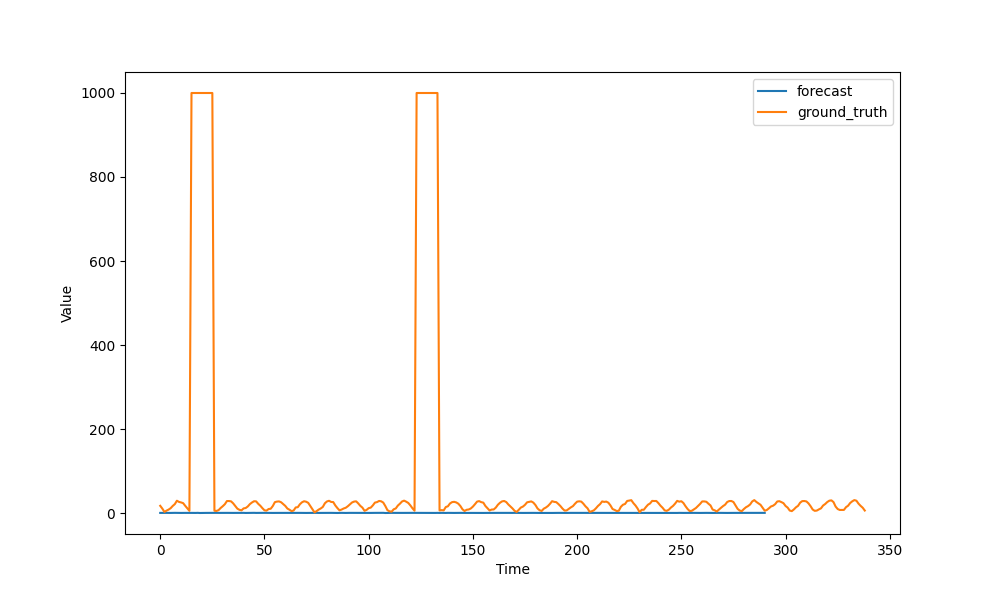

Write Python code to recreate this figure.
import sys
sys.path.append('../')

from statistics import median
from matplotlib import pyplot as plt
from Utils.Plot import Plot
from Utils.Series import Series
import numpy as np
import tensorflow as tf
import sys

# A function to read giss data from a .csv file
def get_data():
    data_file = "./station_larger.csv"
    f = open(data_file)
    data = f.read()
    f.close()
    lines = data.split('\n')
    header = lines[0].split(',')
    lines = lines[1:]
    temperatures = []
    # Loop over the data, and make it as a series of points
    for line in lines:
        if line:
            linedata = line.split(',')
            linedata = linedata[1:13]
            linedata = [float(i) for i in linedata]

            croupted_data = True
            for i in linedata:
                if i == 999.90 or i == 999.9:
                    croupted_data = True
                else:
                    croupted_data = False

            if croupted_data:
                continue

            for item in linedata:
                if item == 999.90 or item == 999.9:
                    item = median(linedata)

                temperatures.append(item)

    series = np.asarray(temperatures)
    time = np.arange(len(temperatures), dtype="float32")
    return time, series

# Split the data
time, series = get_data()
split_time = 1017 # 75% for train, 25% for validiaton
time_train = time[:split_time]
x_train = series[:split_time]
time_valid = time[split_time:]
x_valid = series[split_time:]

# Create a windowed dataset
window_size = 48  # old value was 24
batch_size = 12
shuffle_buffer_size = 48
dataset = Series.windowed_dataset(
    x_train, window_size, batch_size, shuffle_buffer_size, expand_dim=True)
valid_dataset = Series.windowed_dataset(
    x_valid, window_size, batch_size, shuffle_buffer_size, expand_dim=True)

# Build the model
model = tf.keras.models.Sequential([
    tf.keras.layers.Bidirectional(
        tf.keras.layers.GRU(100,
                            input_shape=[
                                None, 1],
                            return_sequences=True,
                            dropout=0.1,
                            recurrent_dropout=0.1)),
    tf.keras.layers.Bidirectional(
        tf.keras.layers.GRU(100,
                            dropout=0.1,
                            recurrent_dropout=0.1)),
    tf.keras.layers.Dense(1),
])

# Fit the model
optimizer = tf.keras.optimizers.SGD(lr=1.5e-6, momentum=0.9)
model.compile(loss=tf.keras.losses.Huber(),
              optimizer=optimizer, metrics=["mae"])
history = model.fit(dataset, epochs=50, verbose=1,
                    validation_data=valid_dataset)

# Do evaluation over a set of values
forecast = []
forecast.append(model.predict(valid_dataset))
forecast = forecast[0]
results = np.array(forecast)
x_valid = series[split_time:]

# Plot the graphs (fix the figure problem)
plt.figure(figsize=(10, 6))
Plot.plot_history_line('Time', 'Value', results, 'forecast',
                       x_valid, 'ground_truth', figure_name='classificationWithBiGRU.png')
